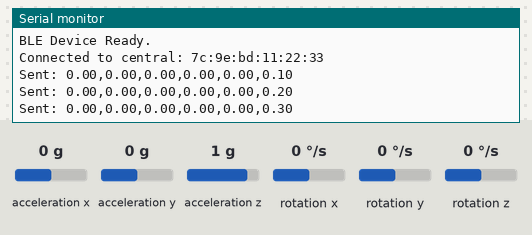
The sketch below on a simulated Arduino Nano 33 BLE. On the bench: the last lines printed to the serial monitor. The test bench sets the inputs (shaded band); at power-on: acceleration x 0 g, acceleration y 0 g, acceleration z 1 g, rotation x 0 °/s, rotation y 0 °/s, rotation z 0 °/s. Nothing arrives over Bluetooth unless stated; a phone connects over Bluetooth LE 3 s after start.

Above: at 4.3 s.
4.4 s: acceleration x set to -1.4 g
At 4.9 s:
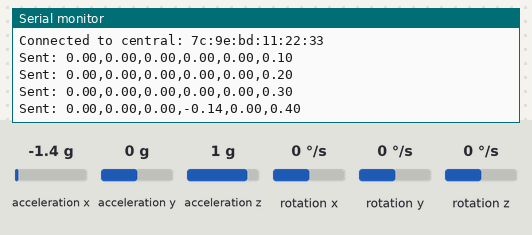
5.9 s: acceleration y set to -1.4 g
At 6.4 s:
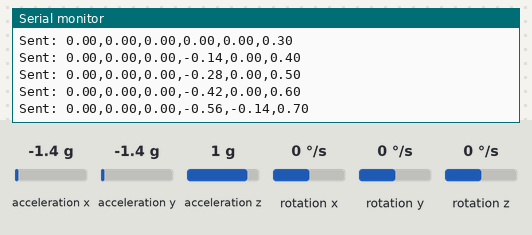
7.4 s: acceleration z set to -1.4 g
At 7.9 s:
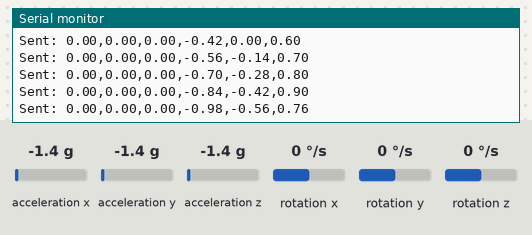
8.9 s: rotation x set to -192 °/s
At 9.5 s:
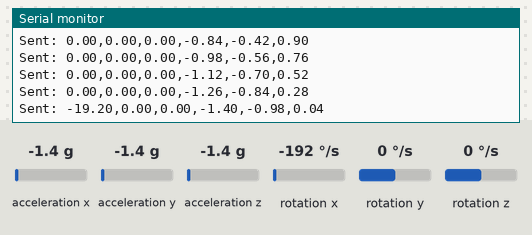
10.4 s: rotation y set to -192 °/s
At 11.0 s:
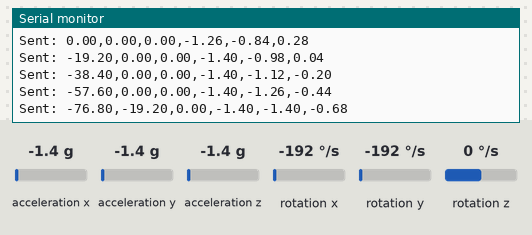
Timing chart, 0 to 12.9 s (numbered marks = the images above; inputs shaded):
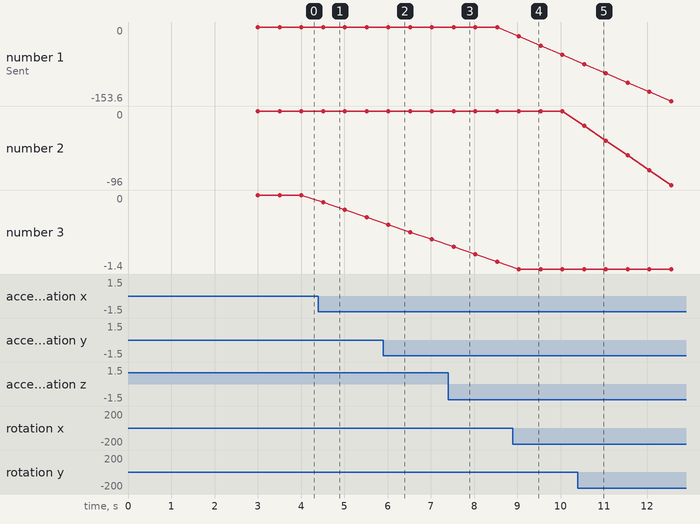

The sketch:

CueProjectGyroAndBluetooth.ino
```cpp
#include <ArduinoBLE.h>
#include <Arduino_LSM9DS1.h>  // To access both Gyroscope and Accelerometer data

#define BUFSIZE 40
#define SAMPLE_SIZE 10

BLEService uartService("6E400001-B5A3-F393-E0A9-E50E24DCCA9E"); // Define the BLE service
BLEStringCharacteristic txChar("6E400002-B5A3-F393-E0A9-E50E24DCCA9E", BLEWrite, 20);  // TX characteristic for receiving data
BLEStringCharacteristic rxChar("6E400003-B5A3-F393-E0A9-E50E24DCCA9E", BLERead | BLENotify, BUFSIZE); // RX characteristic for sending data

float gyroXSamples[SAMPLE_SIZE] = {0};
float gyroYSamples[SAMPLE_SIZE] = {0};
float gyroZSamples[SAMPLE_SIZE] = {0};
float accelXSamples[SAMPLE_SIZE] = {0};
float accelYSamples[SAMPLE_SIZE] = {0};
float accelZSamples[SAMPLE_SIZE] = {0};
int sampleIndex = 0;

void setup() {
  Serial.begin(9600);
  while (!Serial);

  if (!BLE.begin()) {
    Serial.println("Starting BLE failed!");
    while (1);
  }

  if (!IMU.begin()) {
    Serial.println("Failed to initialize IMU!");
    while (1);
  }

  BLE.setLocalName("CueGyro");
  BLE.setAdvertisedService(uartService);
  uartService.addCharacteristic(txChar);
  uartService.addCharacteristic(rxChar);
  BLE.addService(uartService);
  BLE.advertise();
  Serial.println("BLE Device Ready.");
}

void loop() {
  BLEDevice central = BLE.central();

  if (central) {
    Serial.print("Connected to central: ");
    Serial.println(central.address());

    while (central.connected()) {
      float gyroX, gyroY, gyroZ;
      float accelX, accelY, accelZ;

      if (IMU.gyroscopeAvailable()) {
        IMU.readGyroscope(gyroX, gyroY, gyroZ);
      }

      if (IMU.accelerationAvailable()) {
        IMU.readAcceleration(accelX, accelY, accelZ);
      }

      // Store samples for averaging
      gyroXSamples[sampleIndex] = gyroX;
      gyroYSamples[sampleIndex] = gyroY;
      gyroZSamples[sampleIndex] = gyroZ;
      accelXSamples[sampleIndex] = accelX;
      accelYSamples[sampleIndex] = accelY;
      accelZSamples[sampleIndex] = accelZ;
      sampleIndex = (sampleIndex + 1) % SAMPLE_SIZE;

      // Calculate averages of the samples
      float avgGyroX = calculateAverage(gyroXSamples, SAMPLE_SIZE);
      float avgGyroY = calculateAverage(gyroYSamples, SAMPLE_SIZE);
      float avgGyroZ = calculateAverage(gyroZSamples, SAMPLE_SIZE);
      float avgAccelX = calculateAverage(accelXSamples, SAMPLE_SIZE);
      float avgAccelY = calculateAverage(accelYSamples, SAMPLE_SIZE);
      float avgAccelZ = calculateAverage(accelZSamples, SAMPLE_SIZE);

      // Prepare the data string to send
      char buffer[BUFSIZE];
      snprintf(buffer, BUFSIZE, "%.2f,%.2f,%.2f,%.2f,%.2f,%.2f", avgGyroX, avgGyroY, avgGyroZ, avgAccelX, avgAccelY, avgAccelZ);
      rxChar.writeValue(buffer);

      Serial.print("Sent: ");
      Serial.println(buffer);

      delay(500);  // Send data every 1 second
    }

    Serial.print("Disconnected from central: ");
    Serial.println(central.address());
  }
}

// Function to calculate the average of an array
float calculateAverage(float arr[], int size) {
  float sum = 0;
  for (int i = 0; i < size; i++) sum += arr[i];
  return sum / size;
}
```

Measured:
- after the input at 4.4 s, the serial monitor: prints a new line after 0.11 s (image 1)
- after the input at 5.9 s, the serial monitor: prints a new line after 0.12 s (image 2)
- after the input at 7.4 s, the serial monitor: prints a new line after 0.13 s (image 3)
- after the input at 8.9 s, the serial monitor: prints a new line after 0.14 s (image 4)
- after the input at 10.4 s, the serial monitor: prints a new line after 0.15 s (image 5)
- plotted number 1: 0 → -57.6 after the input at 8.9 s
- plotted number 3: 0 → -0.42 after the input at 4.4 s
